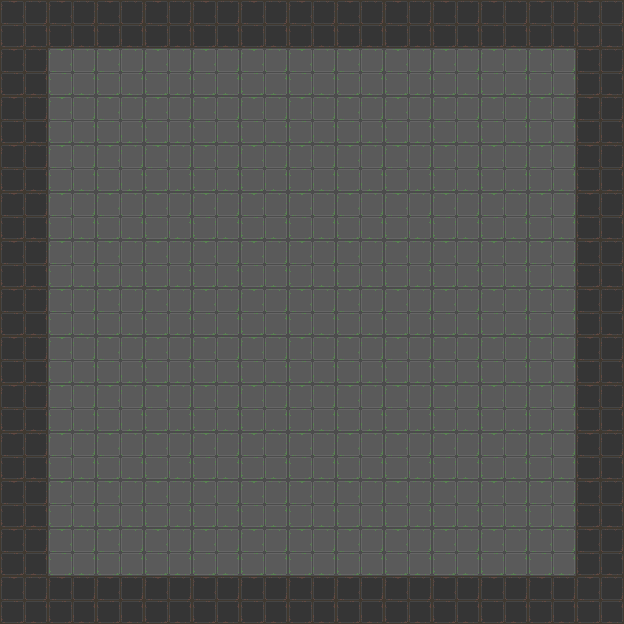

A level layout from a 2D game, rendered from its tile map. Below: a short description, then the map file with tile-grid data replaced by summaries:
An orthogonal 13x13 tile map with 48x48 px tiles, 3 tile layers (floor, creature, water_edges), 7 hidden layers not drawn and 34 objects (2x 1, 2x 2, 2x 3, 2x 4, 2x 5, ...).

<map version="1.10" tiledversion="1.11.0" orientation="orthogonal" renderorder="right-down" width="13" height="13" tilewidth="48" tileheight="48" infinite="0" backgroundcolor="#00aaaa7f" nextlayerid="13" nextobjectid="124">
 <properties>
  <property name="startX" value="35" />
  <property name="startY" value="40" />
 </properties>
 <tileset firstgid="1" name="terrain" tilewidth="48" tileheight="48" tilecount="760" columns="20">
  <image source="uf_terrain.png" width="960" height="1824" />
  <tile id="115">
   <animation>
    <frame tileid="115" duration="500" />
    <frame tileid="116" duration="500" />
    <frame tileid="117" duration="500" />
    <frame tileid="118" duration="500" />
   </animation>
  </tile>
  <tile id="135">
   <animation>
    <frame tileid="135" duration="500" />
    <frame tileid="136" duration="500" />
    <frame tileid="137" duration="500" />
    <frame tileid="138" duration="500" />
   </animation>
  </tile>
  <tile id="155">
   <animation>
    <frame tileid="155" duration="500" />
    <frame tileid="156" duration="500" />
    <frame tileid="157" duration="500" />
    <frame tileid="158" duration="500" />
   </animation>
  </tile>
  <tile id="175">
   <animation>
    <frame tileid="175" duration="500" />
    <frame tileid="176" duration="500" />
    <frame tileid="177" duration="500" />
    <frame tileid="178" duration="500" />
   </animation>
  </tile>
  <tile id="195">
   <animation>
    <frame tileid="195" duration="300" />
    <frame tileid="196" duration="300" />
    <frame tileid="197" duration="300" />
    <frame tileid="198" duration="300" />
   </animation>
  </tile>
  <tile id="215">
   <animation>
    <frame tileid="215" duration="500" />
    <frame tileid="216" duration="500" />
    <frame tileid="217" duration="500" />
    <frame tileid="218" duration="500" />
   </animation>
  </tile>
  <tile id="621">
   <animation>
    <frame tileid="621" duration="300" />
    <frame tileid="622" duration="300" />
   </animation>
  </tile>
  <tile id="644">
   <animation>
    <frame tileid="644" duration="200" />
    <frame tileid="645" duration="200" />
   </animation>
  </tile>
  <tile id="664">
   <animation>
    <frame tileid="664" duration="200" />
    <frame tileid="665" duration="200" />
   </animation>
  </tile>
  <tile id="672">
   <animation>
    <frame tileid="672" duration="750" />
    <frame tileid="673" duration="750" />
   </animation>
  </tile>
  <tile id="674">
   <animation>
    <frame tileid="674" duration="750" />
    <frame tileid="675" duration="750" />
   </animation>
  </tile>
 </tileset>
 <layer id="1" name="floor" width="13" height="13">
  <data>[169 cells, 169 non-empty, 2 distinct tile ids]</data>
 </layer>
 <layer id="2" name="floor 2" width="13" height="13" visible="0">
  <data>[169 cells, 0 non-empty, 0 distinct tile ids]</data>
 </layer>
 <layer id="3" name="props" width="13" height="13" visible="0">
  <data>[169 cells, 0 non-empty, 0 distinct tile ids]</data>
 </layer>
 <layer id="4" name="creature" width="13" height="13">
  <data>[169 cells, 0 non-empty, 0 distinct tile ids]</data>
 </layer>
 <layer id="5" name="water_edges" width="13" height="13">
  <data>[169 cells, 0 non-empty, 0 distinct tile ids]</data>
 </layer>
 <layer id="6" name="shadows" width="13" height="13" visible="0">
  <data>[169 cells, 0 non-empty, 0 distinct tile ids]</data>
 </layer>
 <layer id="7" name="walls" width="13" height="13" visible="0">
  <data>[169 cells, 0 non-empty, 0 distinct tile ids]</data>
 </layer>
 <layer id="8" name="door" width="13" height="13" visible="0">
  <data>[169 cells, 0 non-empty, 0 distinct tile ids]</data>
 </layer>
 <layer id="9" name="torches" width="13" height="13" visible="0">
  <data>[169 cells, 0 non-empty, 0 distinct tile ids]</data>
 </layer>
 <layer id="10" name="webs" width="13" height="13" visible="0">
  <data>[169 cells, 0 non-empty, 0 distinct tile ids]</data>
 </layer>
 <objectgroup id="11" name="Monster Positions">
  <object id="1" name="1" x="240" y="384" width="48" height="48" />
  <object id="94" name="2" x="144" y="384" width="48" height="48" />
  <object id="95" name="3" x="336" y="384" width="48" height="48" />
  <object id="96" name="4" x="192" y="336" width="48" height="48" />
  <object id="97" name="5" x="288" y="336" width="48" height="48" />
  <object id="98" name="6" x="96" y="336" width="48" height="48" />
  <object id="99" name="7" x="384" y="336" width="48" height="48" />
  <object id="100" name="8" x="432" y="288" width="48" height="48" />
  <object id="103" name="9" x="192" y="240" width="48" height="48" />
  <object id="104" name="10" x="240" y="336" width="48" height="48" />
  <object id="105" name="11" x="432" y="384" width="48" height="48" />
  <object id="106" name="12" x="96" y="384" width="48" height="48" />
  <object id="107" name="13" x="144" y="288" width="48" height="48" />
  <object id="108" name="14" x="336" y="288" width="48" height="48" />
  <object id="109" name="15" x="240" y="288" width="48" height="48" />
  <object id="110" name="16" x="384" y="240" width="48" height="48" />
  <object id="112" name="17" x="96" y="240" width="48" height="48" />
  <object id="113" name="18" x="240" y="240" width="48" height="48" />
  <object id="114" name="19" x="192" y="192" width="48" height="48" />
  <object id="115" name="20" x="288" y="192" width="48" height="48" />
  <object id="116" name="21" x="432" y="192" width="48" height="48" />
  <object id="117" name="22" x="240" y="144" width="48" height="48" />
  <object id="118" name="23" x="336" y="192" width="48" height="48" />
  <object id="119" name="24" x="288" y="144" width="48" height="48" />
  <object id="120" name="25" x="384" y="96" width="48" height="48" />
  <object id="121" name="26" x="144" y="144" width="48" height="48" />
  <object id="122" name="27" x="432" y="96" width="48" height="48" />
  <object id="123" name="28" x="96" y="144" width="48" height="48" />
 </objectgroup>
 <objectgroup id="12" name="Player Positions">
  <object id="1" name="1" x="288" y="432" width="48" height="48" />
  <object id="91" name="2" x="240" y="432" width="48" height="48" />
  <object id="92" name="3" x="192" y="432" width="48" height="48" />
  <object id="93" name="4" x="336" y="432" width="48" height="48" />
  <object id="101" name="5" x="144" y="432" width="48" height="48" />
  <object id="102" name="6" x="384" y="432" width="48" height="48" />
 </objectgroup>
</map>
